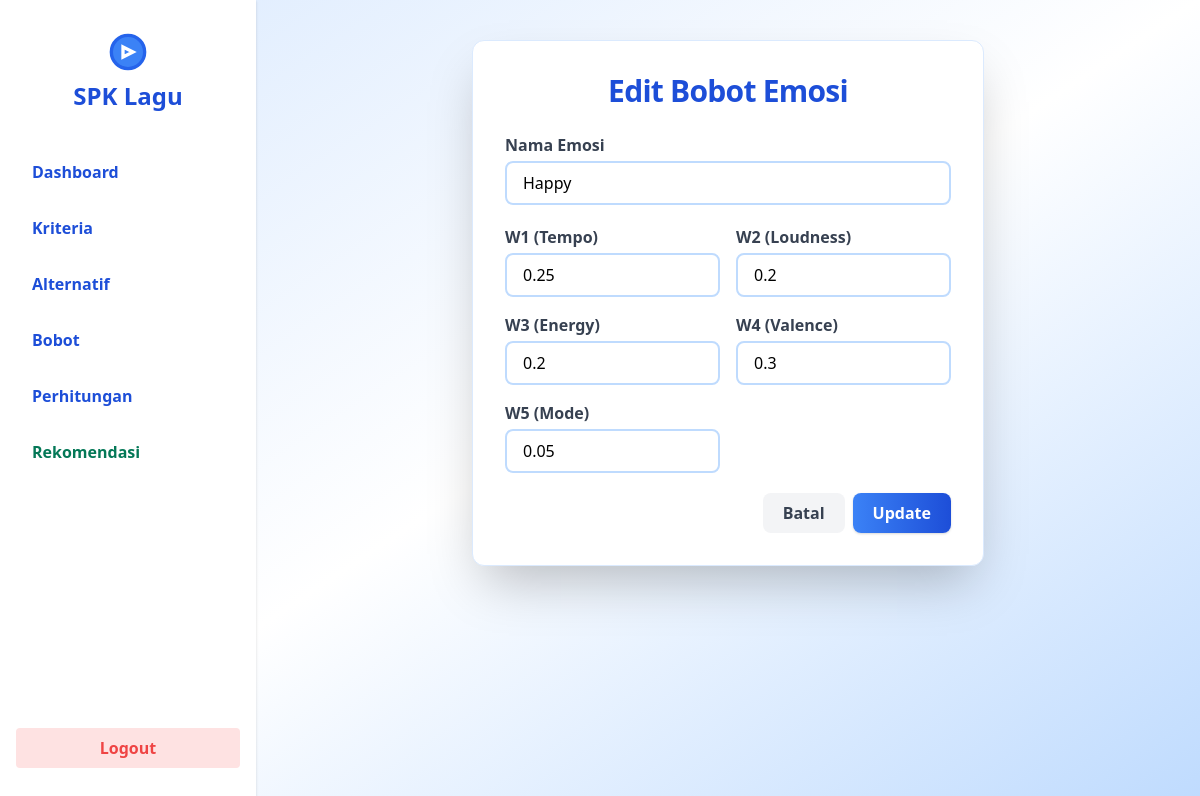
The app's page /admin/index.php?page=bobot&action=edit&id=1 (signed in) with its own data.
### tables this page shows
CREATE TABLE `bobot` (
  `id_bobot` int(11) NOT NULL,
  `nama_emosi` varchar(20) NOT NULL,
  `w1` double NOT NULL,
  `w2` double NOT NULL,
  `w3` double NOT NULL,
  `w4` double NOT NULL,
  `w5` double NOT NULL
);

### admin/controllers/BobotController.php (called while the page is built, shortened)
<?php
require_once __DIR__ . '/../../config/database.php';
require_once __DIR__ . '/../models/models_bobot.php';
class BobotController {
    private $model;
    public function __construct() {
        global $conn;
        $this->model = new models_bobot($conn);
    }
    public function getById($id) {
        return $this->model->getById($id);
    }
}

### admin/models/models_bobot.php (called while the page is built, shortened)
<?php
class models_bobot {
    private $conn;
    public function __construct($conn) {
        $this->conn = $conn;
    }
    public function getById($id) {
        $stmt = $this->conn->prepare('SELECT * FROM bobot WHERE id_bobot = ?');
        $stmt->bind_param('i', $id);
        $stmt->execute();
        $result = $stmt->get_result();
        return $result->fetch_assoc();
    }
}

### admin/views/bobot/edit_bobot.php (the view, shortened to what this page needs)
<?php
require_once __DIR__ . '/../../controllers/BobotController.php';
$controller = new BobotController();
$id = isset($_GET['id']) ? (int)$_GET['id'] : 0;
$b = $controller->getById($id);
?>
<div class="flex justify-center items-center min-h-[60vh]">
  <div class="bg-white rounded-xl shadow-2xl p-8 w-full max-w-lg border border-blue-100">
    <h2 class="text-3xl font-extrabold text-blue-700 mb-6 text-center tracking-tight">Edit Bobot Emosi</h2>
    <form method="post" action="?page=bobot&action=update&id=<?php echo $b['id_bobot']; ?>" class="space-y-5">
      <div>
        <label class="block mb-1 font-semibold text-gray-700">Nama Emosi</label>
        <input type="text" name="nama_emosi" class="w-full border-2 border-blue-200 rounded-lg px-4 py-2 focus:outline-none focus:ring-2 focus:ring-blue-400 transition" required value="<?php echo htmlspecialchars($b['nama_emosi']); ?>">
      </div>
      <div class="grid grid-cols-2 gap-4">
        <div>
          <label class="block mb-1 font-semibold text-gray-700">W1 (Tempo)</label>
          <input type="number" step="0.01" name="w1" class="w-full border-2 border-blue-200 rounded-lg px-4 py-2" required value="<?php echo $b['w1']; ?>">
        </div>
        <div>
          <label class="block mb-1 font-semibold text-gray-700">W2 (Loudness)</label>
          <input type="number" step="0.01" name="w2" class="w-full border-2 border-blue-200 rounded-lg px-4 py-2" required value="<?php echo $b['w2']; ?>">
        </div>
        <div>
          <label class="block mb-1 font-semibold text-gray-700">W3 (Energy)</label>
          <input type="number" step="0.01" name="w3" class="w-full border-2 border-blue-200 rounded-lg px-4 py-2" required value="<?php echo $b['w3']; ?>">
        </div>
        <div>
          <label class="block mb-1 font-semibold text-gray-700">W4 (Valence)</label>
          <input type="number" step="0.01" name="w4" class="w-full border-2 border-blue-200 rounded-lg px-4 py-2" required value="<?php echo $b['w4']; ?>">
        </div>
        <div>
          <label class="block mb-1 font-semibold text-gray-700">W5 (Mode)</label>
          <input type="number" step="0.01" name="w5" class="w-full border-2 border-blue-200 rounded-lg px-4 py-2" required value="<?php echo $b['w5']; ?>">
        </div>
      </div>
      <div class="flex justify-end space-x-2 mt-6">
        <a href="?page=bobot" class="px-5 py-2 rounded-lg bg-gray-100 text-gray-700 font-semibold hover:bg-gray-200 transition">Batal</a>
        <button type="submit" class="px-5 py-2 rounded-lg bg-gradient-to-r from-blue-500 to-blue-700 text-white font-bold shadow hover:from-blue-600 hover:to-blue-800 transition transform hover:scale-105">Update</button>
      </div>
    </form>
  </div>
</div>

### records on screen
bobot: nama_emosi "Happy", w1 "0.25", w2 "0.2", w3 "0.2", w4 "0.3", w5 "0.05"
